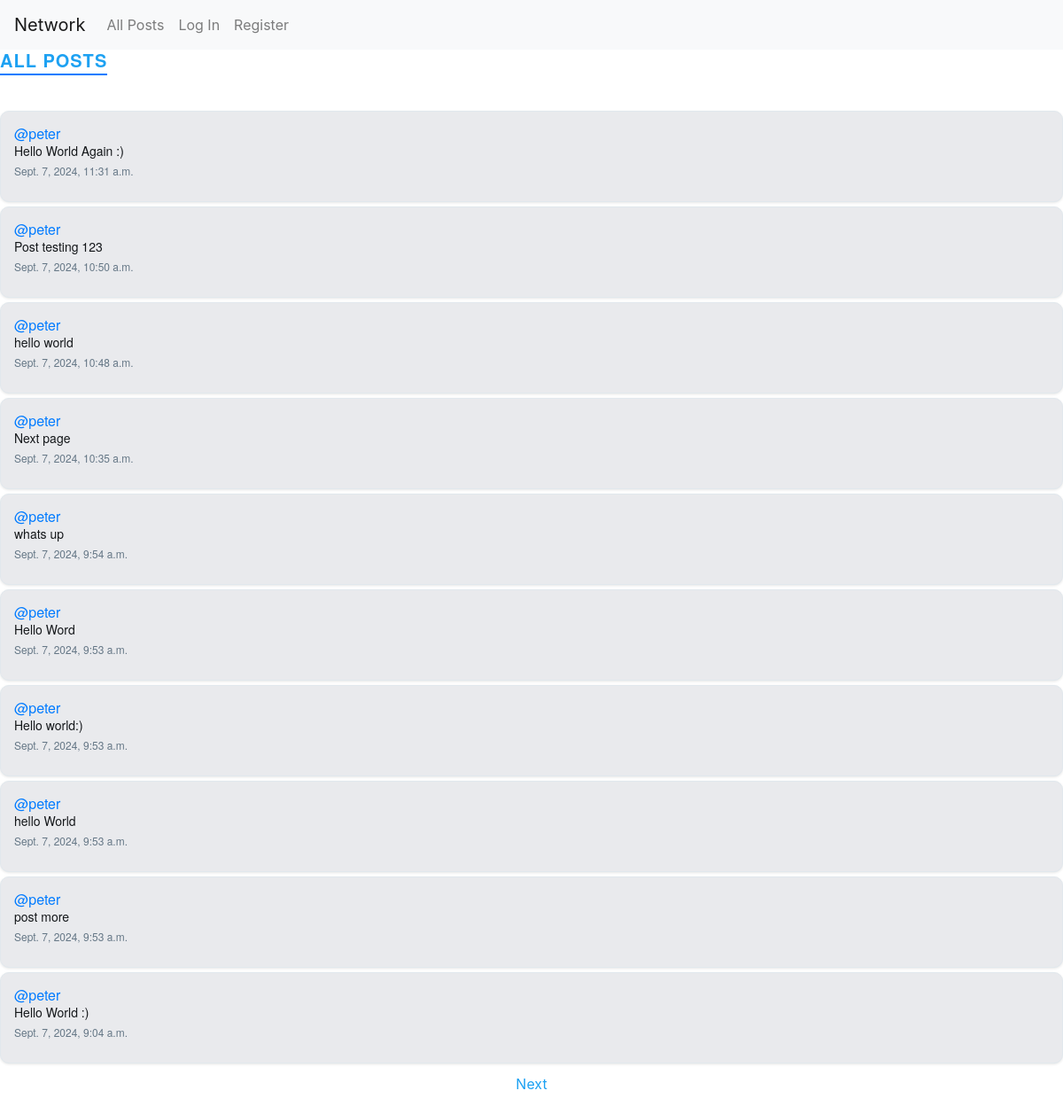
Before: / with the older database file.
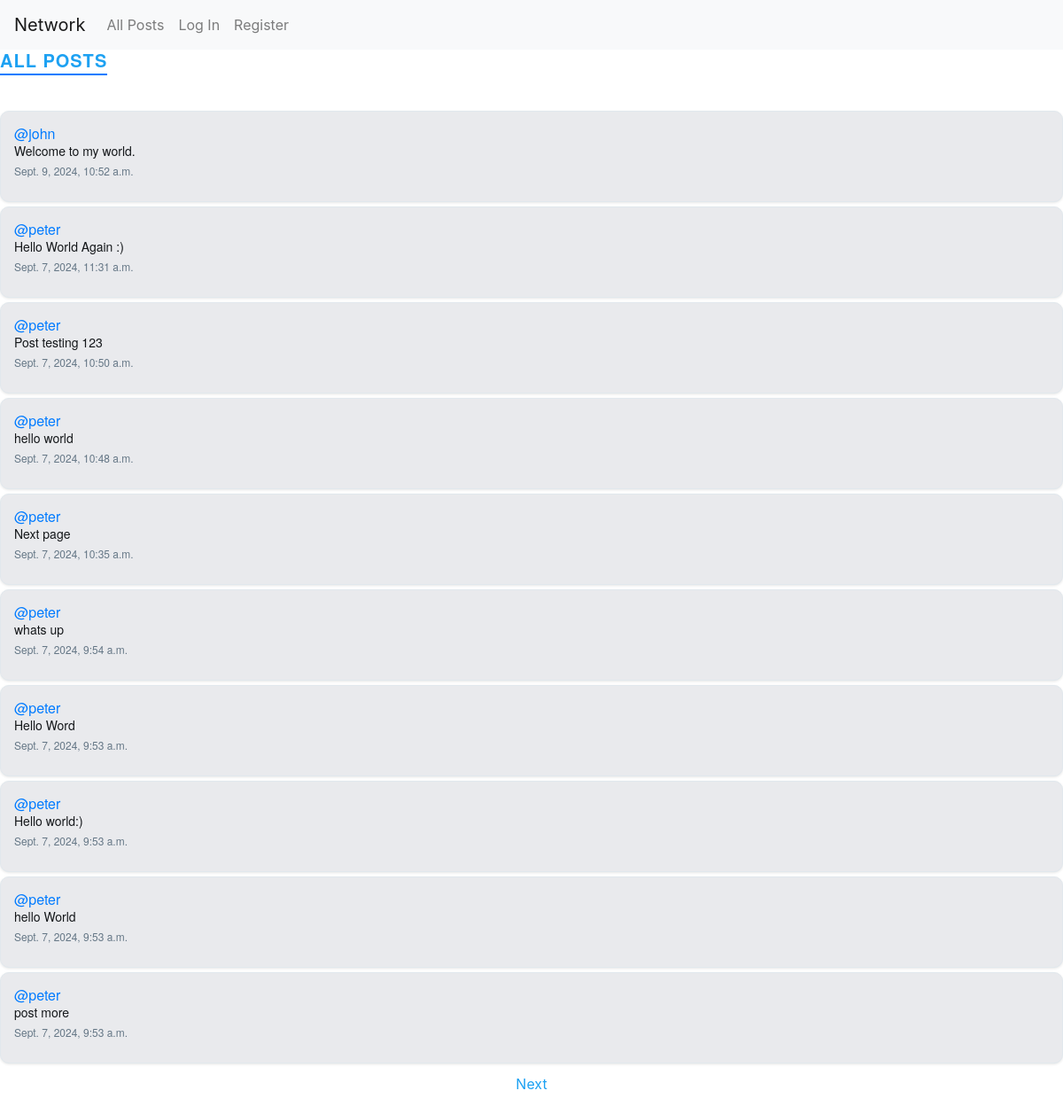
After: the same page with the newer database file.
### network/models.py (models this page shows, shortened)
class Post(models.Model):
    content = models.CharField(max_length=260)
    user = models.ForeignKey(User, on_delete=models.CASCADE, related_name="author")
    date = models.DateTimeField(auto_now_add=True)
    likes = models.ManyToManyField(User, related_name='liked_posts')  # ManyToManyField for likes
    like_count = models.PositiveIntegerField(default=0)

class User(AbstractUser):
    pass

### network/views.py (the view)
# urls.py: path("", views.index, name="index"),
def index(request):
    allPosts = Post.objects.all().order_by("-id")
    paginator = Paginator(allPosts, 10)
    page_number = request.GET.get('page')
    posts_of_the_page = paginator.get_page(page_number)
    allLikes = Like.objects.all()
    whoYouLiked = []
    if request.user.is_authenticated:
        whoYouLiked = list(request.user.liked_posts.values_list('id', flat=True))
        for like in allLikes:
            if like.user.id == request.user.id:
                whoYouLiked.append(like.post.id)
    return render(request, "network/index.html", {
        "allPosts": allPosts,
        "posts_of_the_page": posts_of_the_page,
        "whoYouLiked": whoYouLiked
    })

### network/templates/network/index.html (shortened to what this page needs)
{% extends "network/layout.html" %}
{% block body %}
<h3>All Posts</h3>
<div class="all-posts">
    {% for post in posts_of_the_page %}
    <div class="cols post" class="post-container" style="position: relative" id="post-{{ post.id }}">
        <h5 class="username"><a href="{% url 'profile' user_id=post.user.id %}">@{{ post.user }}</a></h5>
        <h6 class="content" id="content_{{ post.id }}">{{ post.content }}</h6>
        <p class="date">{{ post.date }}</p>
    </div>
    {% endfor %}
</div>
<nav aria-label="Page navigation example">
    <ul class="pagination d-flex justify-content-center">
        {% if posts_of_the_page.has_next %}
        <li class="page-item"><a class="page-link" href="?page={{ posts_of_the_page.next_page_number }}">Next</a></li>
        {% endif %}
    </ul>
</nav>
{% endblock %}

Changed rows visible on the page:
no longer on this page (row edited): Post: user "peter", content "Hello World :)", date "Sept. 7, 2024, 9:04 a.m."
added Post: user "john", content "Welcome to my world.", date "Sept. 9, 2024, 10:52 a.m."
